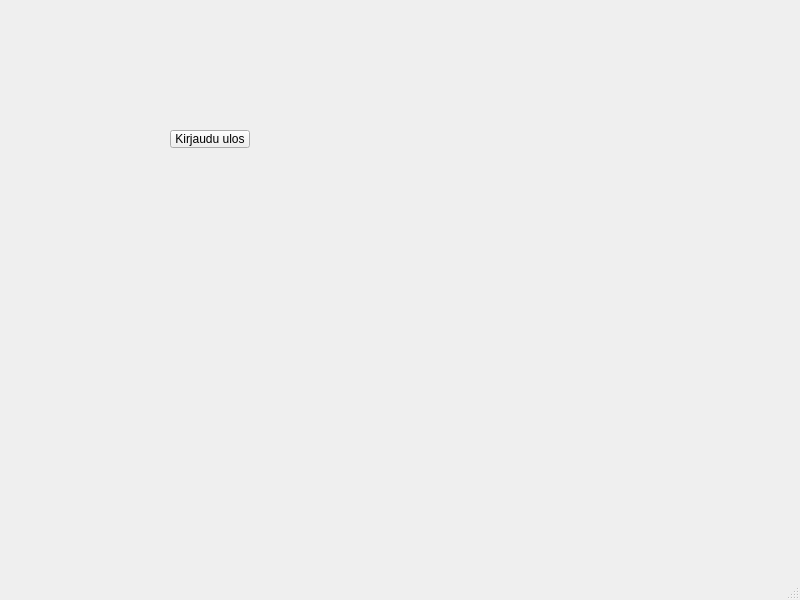
<?xml version="1.0" encoding="UTF-8"?>
<ui version="4.0">
 <class>MainWindow</class>
 <widget class="QMainWindow" name="MainWindow">
  <property name="geometry">
   <rect>
    <x>0</x>
    <y>0</y>
    <width>800</width>
    <height>600</height>
   </rect>
  </property>
  <property name="windowTitle">
   <string>MainWindow</string>
  </property>
  <widget class="QWidget" name="centralwidget">
   <widget class="QPushButton" name="pushButton">
    <property name="geometry">
     <rect>
      <x>170</x>
      <y>130</y>
      <width>80</width>
      <height>18</height>
     </rect>
    </property>
    <property name="text">
     <string>Kirjaudu ulos</string>
    </property>
   </widget>
  </widget>
  <widget class="QMenuBar" name="menubar">
   <property name="geometry">
    <rect>
     <x>0</x>
     <y>0</y>
     <width>800</width>
     <height>17</height>
    </rect>
   </property>
  </widget>
  <widget class="QStatusBar" name="statusbar"/>
 </widget>
 <resources/>
 <connections/>
</ui>
